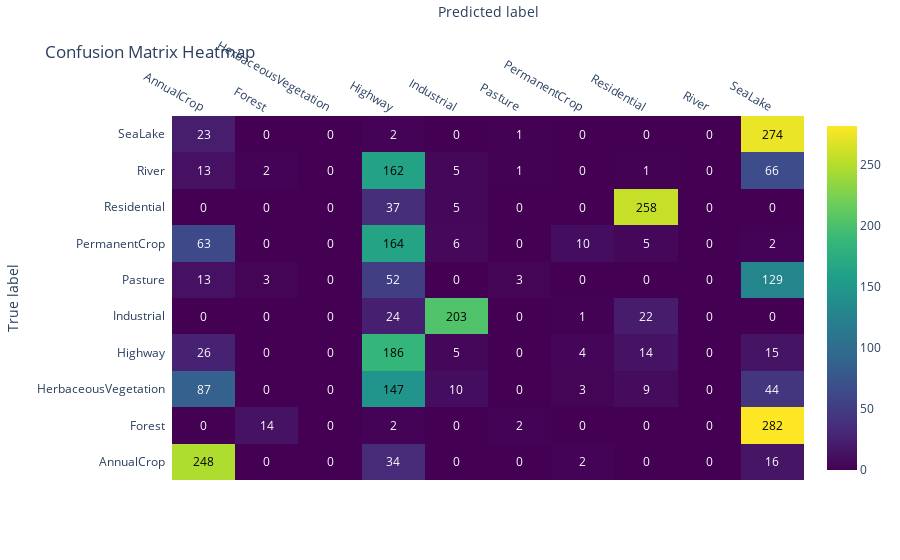

The code cell stored with this chart in its notebook:
### Code cell
## using this because my matplotlib is broken
## feel free to use the block from above if yours work. 

import plotly.figure_factory as ff

z = cm.tolist()  # Convert the confusion matrix to a nested list
z_text = [["{:.0f}".format(y) for y in x] for x in z]  # Format values as strings

fig = ff.create_annotated_heatmap(
    z=z,
    x=class_names,
    y=class_names,
    annotation_text=z_text,
    colorscale="Viridis",
    showscale=True
)

fig.update_layout(
    title="Confusion Matrix Heatmap",
    xaxis_title="Predicted label",
    yaxis_title="True label",
    font=dict(size=12)
)

fig.show()

### Figure 1 — Plotly figure (JSON) as saved in the notebook; plotly's stock layout.template omitted (floating-point values rounded to 4 significant figures)
{"data": [{"colorscale": [[0, "#440154"], [0.1111, "#482878"], [0.2222, "#3e4989"], [0.3333, "#31688e"], [0.4444, "#26828e"], [0.5556, "#1f9e89"], [0.6667, "#35b779"], [0.7778, "#6ece58"], [0.8889, "#b5de2b"], [1, "#fde725"]], "reversescale": false, "showscale": true, "type": "heatmap", "x": ["AnnualCrop", "Forest", "HerbaceousVegetation", "Highway", "Industrial", "Pasture", "PermanentCrop", "Residential", "River", "SeaLake"], "y": ["AnnualCrop", "Forest", "HerbaceousVegetation", "Highway", "Industrial", "Pasture", "PermanentCrop", "Residential", "River", "SeaLake"], "z": [[248, 0, 0, 34, 0, 0, 2, 0, 0, 16], [0, 14, 0, 2, 0, 2, 0, 0, 0, 282], [87, 0, 0, 147, 10, 0, 3, 9, 0, 44], [26, 0, 0, 186, 5, 0, 4, 14, 0, 15], [0, 0, 0, 24, 203, 0, 1, 22, 0, 0], [13, 3, 0, 52, 0, 3, 0, 0, 0, 129], [63, 0, 0, 164, 6, 0, 10, 5, 0, 2], [0, 0, 0, 37, 5, 0, 0, 258, 0, 0], [13, 2, 0, 162, 5, 1, 0, 1, 0, 66], [23, 0, 0, 2, 0, 1, 0, 0, 0, 274]]}], "layout": {"annotations": [{"font": {"color": "#000000"}, "showarrow": false, "text": "248", "x": "AnnualCrop", "xref": "x", "y": "AnnualCrop", "yref": "y"}, {"font": {"color": "#FFFFFF"}, "showarrow": false, "text": "0", "x": "Forest", "xref": "x", "y": "AnnualCrop", "yref": "y"}, {"font": {"color": "#FFFFFF"}, "showarrow": false, "text": "0", "x": "HerbaceousVegetation", "xref": "x", "y": "AnnualCrop", "yref": "y"}, {"font": {"color": "#FFFFFF"}, "showarrow": false, "text": "34", "x": "Highway", "xref": "x", "y": "AnnualCrop", "yref": "y"}, {"font": {"color": "#FFFFFF"}, "showarrow": false, "text": "0", "x": "Industrial", "xref": "x", "y": "AnnualCrop", "yref": "y"}, {"font": {"color": "#FFFFFF"}, "showarrow": false, "text": "0", "x": "Pasture", "xref": "x", "y": "AnnualCrop", "yref": "y"}, {"font": {"color": "#FFFFFF"}, "showarrow": false, "text": "2", "x": "PermanentCrop", "xref": "x", "y": "AnnualCrop", "yref": "y"}, {"font": {"color": "#FFFFFF"}, "showarrow": false, "text": "0", "x": "Residential", "xref": "x", "y": "AnnualCrop", "yref": "y"}, {"font": {"color": "#FFFFFF"}, "showarrow": false, "text": "0", "x": "River", "xref": "x", "y": "AnnualCrop", "yref": "y"}, {"font": {"color": "#FFFFFF"}, "showarrow": false, "text": "16", "x": "SeaLake", "xref": "x", "y": "AnnualCrop", "yref": "y"}, {"font": {"color": "#FFFFFF"}, "showarrow": false, "text": "0", "x": "AnnualCrop", "xref": "x", "y": "Forest", "yref": "y"}, {"font": {"color": "#FFFFFF"}, "showarrow": false, "text": "14", "x": "Forest", "xref": "x", "y": "Forest", "yref": "y"}, {"font": {"color": "#FFFFFF"}, "showarrow": false, "text": "0", "x": "HerbaceousVegetation", "xref": "x", "y": "Forest", "yref": "y"}, {"font": {"color": "#FFFFFF"}, "showarrow": false, "text": "2", "x": "Highway", "xref": "x", "y": "Forest", "yref": "y"}, {"font": {"color": "#FFFFFF"}, "showarrow": false, "text": "0", "x": "Industrial", "xref": "x", "y": "Forest", "yref": "y"}, {"font": {"color": "#FFFFFF"}, "showarrow": false, "text": "2", "x": "Pasture", "xref": "x", "y": "Forest", "yref": "y"}, {"font": {"color": "#FFFFFF"}, "showarrow": false, "text": "0", "x": "PermanentCrop", "xref": "x", "y": "Forest", "yref": "y"}, {"font": {"color": "#FFFFFF"}, "showarrow": false, "text": "0", "x": "Residential", "xref": "x", "y": "Forest", "yref": "y"}, {"font": {"color": "#FFFFFF"}, "showarrow": false, "text": "0", "x": "River", "xref": "x", "y": "Forest", "yref": "y"}, {"font": {"color": "#000000"}, "showarrow": false, "text": "282", "x": "SeaLake", "xref": "x", "y": "Forest", "yref": "y"}, {"font": {"color": "#FFFFFF"}, "showarrow": false, "text": "87", "x": "AnnualCrop", "xref": "x", "y": "HerbaceousVegetation", "yref": "y"}, {"font": {"color": "#FFFFFF"}, "showarrow": false, "text": "0", "x": "Forest", "xref": "x", "y": "HerbaceousVegetation", "yref": "y"}, {"font": {"color": "#FFFFFF"}, "showarrow": false, "text": "0", "x": "HerbaceousVegetation", "xref": "x", "y": "HerbaceousVegetation", "yref": "y"}, {"font": {"color": "#000000"}, "showarrow": false, "text": "147", "x": "Highway", "xref": "x", "y": "HerbaceousVegetation", "yref": "y"}, {"font": {"color": "#FFFFFF"}, "showarrow": false, "text": "10", "x": "Industrial", "xref": "x", "y": "HerbaceousVegetation", "yref": "y"}, {"font": {"color": "#FFFFFF"}, "showarrow": false, "text": "0", "x": "Pasture", "xref": "x", "y": "HerbaceousVegetation", "yref": "y"}, {"font": {"color": "#FFFFFF"}, "showarrow": false, "text": "3", "x": "PermanentCrop", "xref": "x", "y": "HerbaceousVegetation", "yref": "y"}, {"font": {"color": "#FFFFFF"}, "showarrow": false, "text": "9", "x": "Residential", "xref": "x", "y": "HerbaceousVegetation", "yref": "y"}, {"font": {"color": "#FFFFFF"}, "showarrow": false, "text": "0", "x": "River", "xref": "x", "y": "HerbaceousVegetation", "yref": "y"}, {"font": {"color": "#FFFFFF"}, "showarrow": false, "text": "44", "x": "SeaLake", "xref": "x", "y": "HerbaceousVegetation", "yref": "y"}, {"font": {"color": "#FFFFFF"}, "showarrow": false, "text": "26", "x": "AnnualCrop", "xref": "x", "y": "Highway", "yref": "y"}, {"font": {"color": "#FFFFFF"}, "showarrow": false, "text": "0", "x": "Forest", "xref": "x", "y": "Highway", "yref": "y"}, {"font": {"color": "#FFFFFF"}, "showarrow": false, "text": "0", "x": "HerbaceousVegetation", "xref": "x", "y": "Highway", "yref": "y"}, {"font": {"color": "#000000"}, "showarrow": false, "text": "186", "x": "Highway", "xref": "x", "y": "Highway", "yref": "y"}, {"font": {"color": "#FFFFFF"}, "showarrow": false, "text": "5", "x": "Industrial", "xref": "x", "y": "Highway", "yref": "y"}, {"font": {"color": "#FFFFFF"}, "showarrow": false, "text": "0", "x": "Pasture", "xref": "x", "y": "Highway", "yref": "y"}, {"font": {"color": "#FFFFFF"}, "showarrow": false, "text": "4", "x": "PermanentCrop", "xref": "x", "y": "Highway", "yref": "y"}, {"font": {"color": "#FFFFFF"}, "showarrow": false, "text": "14", "x": "Residential", "xref": "x", "y": "Highway", "yref": "y"}, {"font": {"color": "#FFFFFF"}, "showarrow": false, "text": "0", "x": "River", "xref": "x", "y": "Highway", "yref": "y"}, {"font": {"color": "#FFFFFF"}, "showarrow": false, "text": "15", "x": "SeaLake", "xref": "x", "y": "Highway", "yref": "y"}, {"font": {"color": "#FFFFFF"}, "showarrow": false, "text": "0", "x": "AnnualCrop", "xref": "x", "y": "Industrial", "yref": "y"}, {"font": {"color": "#FFFFFF"}, "showarrow": false, "text": "0", "x": "Forest", "xref": "x", "y": "Industrial", "yref": "y"}, {"font": {"color": "#FFFFFF"}, "showarrow": false, "text": "0", "x": "HerbaceousVegetation", "xref": "x", "y": "Industrial", "yref": "y"}, {"font": {"color": "#FFFFFF"}, "showarrow": false, "text": "24", "x": "Highway", "xref": "x", "y": "Industrial", "yref": "y"}, {"font": {"color": "#000000"}, "showarrow": false, "text": "203", "x": "Industrial", "xref": "x", "y": "Industrial", "yref": "y"}, {"font": {"color": "#FFFFFF"}, "showarrow": false, "text": "0", "x": "Pasture", "xref": "x", "y": "Industrial", "yref": "y"}, {"font": {"color": "#FFFFFF"}, "showarrow": false, "text": "1", "x": "PermanentCrop", "xref": "x", "y": "Industrial", "yref": "y"}, {"font": {"color": "#FFFFFF"}, "showarrow": false, "text": "22", "x": "Residential", "xref": "x", "y": "Industrial", "yref": "y"}, {"font": {"color": "#FFFFFF"}, "showarrow": false, "text": "0", "x": "River", "xref": "x", "y": "Industrial", "yref": "y"}, {"font": {"color": "#FFFFFF"}, "showarrow": false, "text": "0", "x": "SeaLake", "xref": "x", "y": "Industrial", "yref": "y"}, {"font": {"color": "#FFFFFF"}, "showarrow": false, "text": "13", "x": "AnnualCrop", "xref": "x", "y": "Pasture", "yref": "y"}, {"font": {"color": "#FFFFFF"}, "showarrow": false, "text": "3", "x": "Forest", "xref": "x", "y": "Pasture", "yref": "y"}, {"font": {"color": "#FFFFFF"}, "showarrow": false, "text": "0", "x": "HerbaceousVegetation", "xref": "x", "y": "Pasture", "yref": "y"}, {"font": {"color": "#FFFFFF"}, "showarrow": false, "text": "52", "x": "Highway", "xref": "x", "y": "Pasture", "yref": "y"}, {"font": {"color": "#FFFFFF"}, "showarrow": false, "text": "0", "x": "Industrial", "xref": "x", "y": "Pasture", "yref": "y"}, {"font": {"color": "#FFFFFF"}, "showarrow": false, "text": "3", "x": "Pasture", "xref": "x", "y": "Pasture", "yref": "y"}, {"font": {"color": "#FFFFFF"}, "showarrow": false, "text": "0", "x": "PermanentCrop", "xref": "x", "y": "Pasture", "yref": "y"}, {"font": {"color": "#FFFFFF"}, "showarrow": false, "text": "0", "x": "Residential", "xref": "x", "y": "Pasture", "yref": "y"}, {"font": {"color": "#FFFFFF"}, "showarrow": false, "text": "0", "x": "River", "xref": "x", "y": "Pasture", "yref": "y"}, {"font": {"color": "#FFFFFF"}, "showarrow": false, "text": "129", "x": "SeaLake", "xref": "x", "y": "Pasture", "yref": "y"}, {"font": {"color": "#FFFFFF"}, "showarrow": false, "text": "63", "x": "AnnualCrop", "xref": "x", "y": "PermanentCrop", "yref": "y"}, {"font": {"color": "#FFFFFF"}, "showarrow": false, "text": "0", "x": "Forest", "xref": "x", "y": "PermanentCrop", "yref": "y"}, {"font": {"color": "#FFFFFF"}, "showarrow": false, "text": "0", "x": "HerbaceousVegetation", "xref": "x", "y": "PermanentCrop", "yref": "y"}, {"font": {"color": "#000000"}, "showarrow": false, "text": "164", "x": "Highway", "xref": "x", "y": "PermanentCrop", "yref": "y"}, {"font": {"color": "#FFFFFF"}, "showarrow": false, "text": "6", "x": "Industrial", "xref": "x", "y": "PermanentCrop", "yref": "y"}, {"font": {"color": "#FFFFFF"}, "showarrow": false, "text": "0", "x": "Pasture", "xref": "x", "y": "PermanentCrop", "yref": "y"}, {"font": {"color": "#FFFFFF"}, "showarrow": false, "text": "10", "x": "PermanentCrop", "xref": "x", "y": "PermanentCrop", "yref": "y"}, {"font": {"color": "#FFFFFF"}, "showarrow": false, "text": "5", "x": "Residential", "xref": "x", "y": "PermanentCrop", "yref": "y"}, {"font": {"color": "#FFFFFF"}, "showarrow": false, "text": "0", "x": "River", "xref": "x", "y": "PermanentCrop", "yref": "y"}, {"font": {"color": "#FFFFFF"}, "showarrow": false, "text": "2", "x": "SeaLake", "xref": "x", "y": "PermanentCrop", "yref": "y"}, {"font": {"color": "#FFFFFF"}, "showarrow": false, "text": "0", "x": "AnnualCrop", "xref": "x", "y": "Residential", "yref": "y"}, {"font": {"color": "#FFFFFF"}, "showarrow": false, "text": "0", "x": "Forest", "xref": "x", "y": "Residential", "yref": "y"}, {"font": {"color": "#FFFFFF"}, "showarrow": false, "text": "0", "x": "HerbaceousVegetation", "xref": "x", "y": "Residential", "yref": "y"}, {"font": {"color": "#FFFFFF"}, "showarrow": false, "text": "37", "x": "Highway", "xref": "x", "y": "Residential", "yref": "y"}, {"font": {"color": "#FFFFFF"}, "showarrow": false, "text": "5", "x": "Industrial", "xref": "x", "y": "Residential", "yref": "y"}, {"font": {"color": "#FFFFFF"}, "showarrow": false, "text": "0", "x": "Pasture", "xref": "x", "y": "Residential", "yref": "y"}, {"font": {"color": "#FFFFFF"}, "showarrow": false, "text": "0", "x": "PermanentCrop", "xref": "x", "y": "Residential", "yref": "y"}, {"font": {"color": "#000000"}, "showarrow": false, "text": "258", "x": "Residential", "xref": "x", "y": "Residential", "yref": "y"}, {"font": {"color": "#FFFFFF"}, "showarrow": false, "text": "0", "x": "River", "xref": "x", "y": "Residential", "yref": "y"}, {"font": {"color": "#FFFFFF"}, "showarrow": false, "text": "0", "x": "SeaLake", "xref": "x", "y": "Residential", "yref": "y"}, {"font": {"color": "#FFFFFF"}, "showarrow": false, "text": "13", "x": "AnnualCrop", "xref": "x", "y": "River", "yref": "y"}, {"font": {"color": "#FFFFFF"}, "showarrow": false, "text": "2", "x": "Forest", "xref": "x", "y": "River", "yref": "y"}, {"font": {"color": "#FFFFFF"}, "showarrow": false, "text": "0", "x": "HerbaceousVegetation", "xref": "x", "y": "River", "yref": "y"}, {"font": {"color": "#000000"}, "showarrow": false, "text": "162", "x": "Highway", "xref": "x", "y": "River", "yref": "y"}, {"font": {"color": "#FFFFFF"}, "showarrow": false, "text": "5", "x": "Industrial", "xref": "x", "y": "River", "yref": "y"}, {"font": {"color": "#FFFFFF"}, "showarrow": false, "text": "1", "x": "Pasture", "xref": "x", "y": "River", "yref": "y"}, {"font": {"color": "#FFFFFF"}, "showarrow": false, "text": "0", "x": "PermanentCrop", "xref": "x", "y": "River", "yref": "y"}, {"font": {"color": "#FFFFFF"}, "showarrow": false, "text": "1", "x": "Residential", "xref": "x", "y": "River", "yref": "y"}, {"font": {"color": "#FFFFFF"}, "showarrow": false, "text": "0", "x": "River", "xref": "x", "y": "River", "yref": "y"}, {"font": {"color": "#FFFFFF"}, "showarrow": false, "text": "66", "x": "SeaLake", "xref": "x", "y": "River", "yref": "y"}, {"font": {"color": "#FFFFFF"}, "showarrow": false, "text": "23", "x": "AnnualCrop", "xref": "x", "y": "SeaLake", "yref": "y"}, {"font": {"color": "#FFFFFF"}, "showarrow": false, "text": "0", "x": "Forest", "xref": "x", "y": "SeaLake", "yref": "y"}, {"font": {"color": "#FFFFFF"}, "showarrow": false, "text": "0", "x": "HerbaceousVegetation", "xref": "x", "y": "SeaLake", "yref": "y"}, {"font": {"color": "#FFFFFF"}, "showarrow": false, "text": "2", "x": "Highway", "xref": "x", "y": "SeaLake", "yref": "y"}, {"font": {"color": "#FFFFFF"}, "showarrow": false, "text": "0", "x": "Industrial", "xref": "x", "y": "SeaLake", "yref": "y"}, {"font": {"color": "#FFFFFF"}, "showarrow": false, "text": "1", "x": "Pasture", "xref": "x", "y": "SeaLake", "yref": "y"}, {"font": {"color": "#FFFFFF"}, "showarrow": false, "text": "0", "x": "PermanentCrop", "xref": "x", "y": "SeaLake", "yref": "y"}, {"font": {"color": "#FFFFFF"}, "showarrow": false, "text": "0", "x": "Residential", "xref": "x", "y": "SeaLake", "yref": "y"}, {"font": {"color": "#FFFFFF"}, "showarrow": false, "text": "0", "x": "River", "xref": "x", "y": "SeaLake", "yref": "y"}, {"font": {"color": "#000000"}, "showarrow": false, "text": "274", "x": "SeaLake", "xref": "x", "y": "SeaLake", "yref": "y"}], "font": {"size": 12}, "title": {"text": "Confusion Matrix Heatmap"}, "xaxis": {"dtick": 1, "gridcolor": "rgb(0, 0, 0)", "side": "top", "ticks": "", "title": {"text": "Predicted label"}}, "yaxis": {"dtick": 1, "ticks": "", "ticksuffix": "  ", "title": {"text": "True label"}}}}
